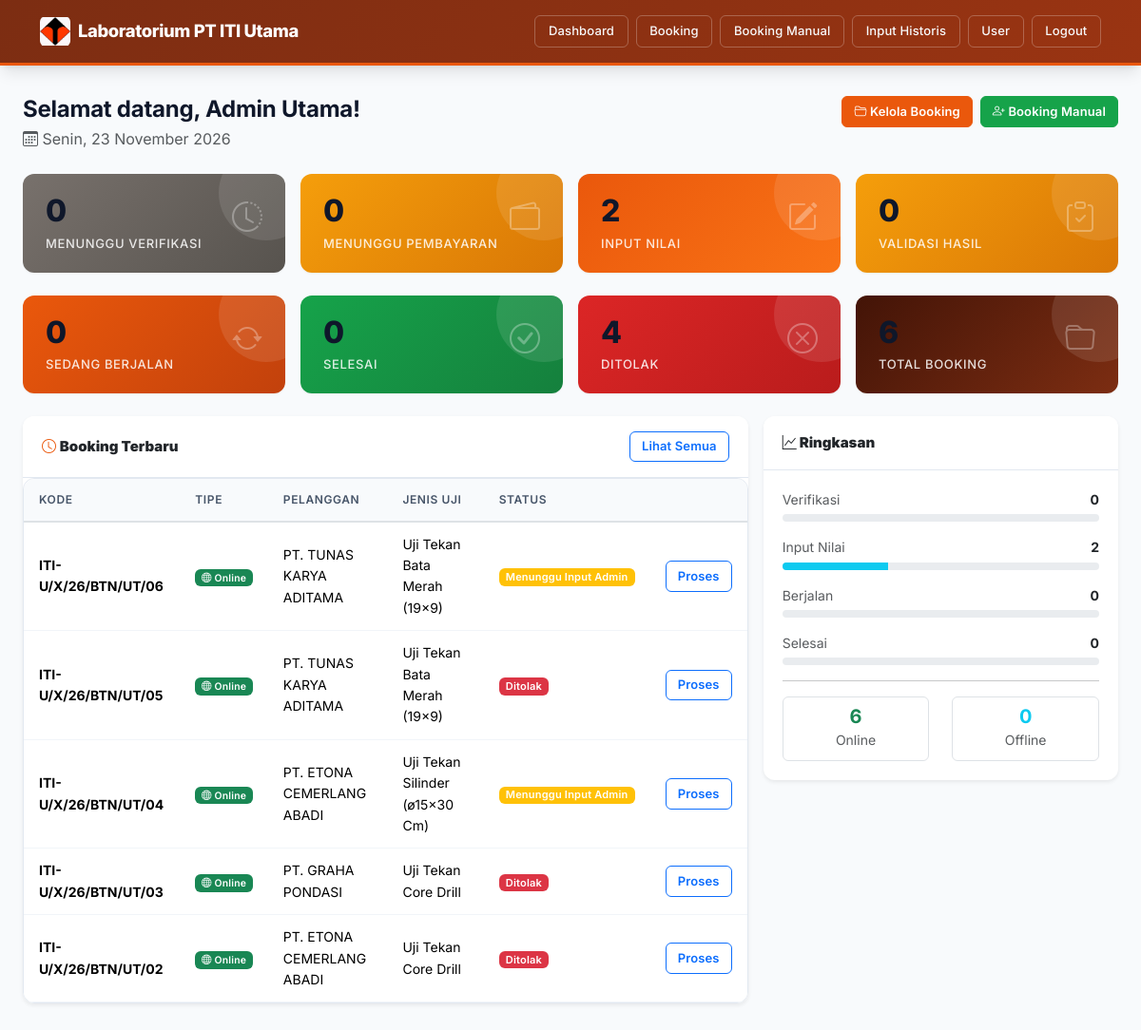
/admin/dashboard.php (signed in), run on the app's committed database.
### tables this page shows
CREATE TABLE `users` (
  `id` bigint(20) UNSIGNED NOT NULL,
  `role` enum('pelanggan','admin','teknisi','owner') NOT NULL DEFAULT 'pelanggan',
  `nama_lengkap` varchar(150) NOT NULL,
  `nama_perusahaan` varchar(150) DEFAULT NULL COMMENT 'Diisi jika role = pelanggan (perusahaan/kontraktor)',
  `email` varchar(150) NOT NULL,
  `no_telepon` varchar(20) DEFAULT NULL,
  `alamat` text DEFAULT NULL,
  `password` varchar(255) NOT NULL,
  `foto_profil` varchar(255) DEFAULT NULL,
  `status_aktif` tinyint(1) NOT NULL DEFAULT 1,
  `email_verified_at` timestamp NULL DEFAULT NULL,
  `remember_token` varchar(100) DEFAULT NULL,
  `created_at` timestamp NULL DEFAULT current_timestamp(),
  `updated_at` timestamp NULL DEFAULT current_timestamp() ON UPDATE current_timestamp()
);

CREATE TABLE `bookings` (
  `id` bigint(20) UNSIGNED NOT NULL,
  `kode_booking` varchar(30) NOT NULL COMMENT 'Contoh: BK-20260716-0001',
  `user_id` bigint(20) UNSIGNED NOT NULL COMMENT 'Pelanggan yang melakukan booking',
  `jenis_pengujian_id` bigint(20) UNSIGNED NOT NULL,
  `penanggung_jawab` varchar(150) NOT NULL,
  `jumlah_sampel` int(10) UNSIGNED NOT NULL DEFAULT 1,
  `tanggal_pengujian_diminta` date NOT NULL,
  `dokumen_persyaratan` varchar(255) DEFAULT NULL COMMENT 'Path file dokumen yang diunggah',
  `estimasi_biaya` decimal(12,2) NOT NULL DEFAULT 0.00,
  `catatan_pelanggan` text DEFAULT NULL,
  `objek_pengujian` varchar(255) DEFAULT NULL,
  `proyek` varchar(255) DEFAULT NULL,
  `lokasi` varchar(255) DEFAULT NULL,
  `supplier` varchar(255) DEFAULT NULL,
  `tipe_booking` enum('online','offline') NOT NULL DEFAULT 'online',
  `bukti_transfer` varchar(255) DEFAULT NULL COMMENT 'Path file bukti transfer pembayaran',
  `status_booking` enum('menunggu_verifikasi','menunggu_pembayaran','pembayaran_diverifikasi','booking_diterima','jadwal_ditentukan','sampel_diterima','menunggu_diuji','sedang_diuji','menunggu_input_admin','validasi_hasil','selesai','ditolak') NOT NULL DEFAULT 'menunggu_verifikasi',
  `alasan_ditolak` text DEFAULT NULL,
  `diverifikasi_oleh` bigint(20) UNSIGNED DEFAULT NULL COMMENT 'Admin yang memverifikasi',
  `diverifikasi_pada` timestamp NULL DEFAULT NULL,
  `diverifikasi_pembayaran_oleh` bigint(20) UNSIGNED DEFAULT NULL,
  `tanggal_pembayaran` timestamp NULL DEFAULT NULL,
  `created_at` timestamp NULL DEFAULT current_timestamp(),
  `updated_at` timestamp NULL DEFAULT current_timestamp() ON UPDATE current_timestamp(),
  `mutu_beton` varchar(20) DEFAULT NULL,
  `sample_berat` decimal(10,2) DEFAULT NULL,
  `sample_diameter` decimal(10,2) DEFAULT NULL,
  `sample_tinggi` decimal(10,2) DEFAULT NULL,
  `sample_bentang_l` decimal(10,2) DEFAULT NULL,
  `sample_dimensi_b` decimal(10,2) DEFAULT NULL,
  `sample_dimensi_h` decimal(10,2) DEFAULT NULL,
  `sample_jenis_baja` varchar(20) DEFAULT NULL,
  `sample_panjang` decimal(10,2) DEFAULT NULL,
  `tambahan_cetak` tinyint(1) NOT NULL DEFAULT 0 COMMENT 'Pemotongan, Setting & Cetak Benda Uji (+250.000)',
  `tambahan_setting` tinyint(1) NOT NULL DEFAULT 0
);

CREATE TABLE `jenis_pengujian` (
  `id` bigint(20) UNSIGNED NOT NULL,
  `kategori` enum('beton','tanah','besi') NOT NULL,
  `nama_pengujian` varchar(150) NOT NULL,
  `deskripsi` text DEFAULT NULL,
  `satuan_sampel` varchar(50) DEFAULT NULL COMMENT 'Contoh: buah, titik, batang',
  `estimasi_durasi_hari` int(10) UNSIGNED DEFAULT NULL COMMENT 'Estimasi lama pengujian dalam hari',
  `harga` decimal(12,2) NOT NULL DEFAULT 0.00,
  `status_aktif` tinyint(1) NOT NULL DEFAULT 1,
  `created_at` timestamp NULL DEFAULT current_timestamp(),
  `updated_at` timestamp NULL DEFAULT current_timestamp() ON UPDATE current_timestamp()
);

### admin/dashboard.php (the view, shortened to what the rows shown need)
<?php
require '../config/database.php';
require '../config/auth.php';
$user = currentUser($pdo);
$hari = ['Minggu','Senin','Selasa','Rabu','Kamis','Jumat','Sabtu'];
$bulan = ['Januari','Februari','Maret','April','Mei','Juni','Juli','Agustus','September','Oktober','November','Desember'];
$tanggalHari = $hari[date('w')] . ', ' . date('d') . ' ' . $bulan[date('m')-1] . ' ' . date('Y');
$bookingTerbaru = $pdo->query(
    "SELECT b.*, j.nama_pengujian, u.nama_lengkap as nama_pelanggan
     FROM bookings b
     JOIN jenis_pengujian j ON b.jenis_pengujian_id = j.id
     JOIN users u ON b.user_id = u.id
     ORDER BY b.created_at DESC LIMIT 5"
)->fetchAll();
require '../config/labels.php';
?>
<!DOCTYPE html>
<html lang="id">
<head>
    <link href="https://cdn.jsdelivr.net/npm/bootstrap@5.3.3/dist/css/bootstrap.min.css" rel="stylesheet">
    <link href="../assets/css/style.css" rel="stylesheet">
    <link href="https://cdn.jsdelivr.net/npm/bootstrap-icons@1.11.3/font/bootstrap-icons.min.css" rel="stylesheet">
</head>
<body>
    <div class="page-container">
        <div class="d-flex justify-content-between align-items-start flex-wrap gap-2 mb-4">
            <div>
                <h4 class="mb-1">Selamat datang, <?= htmlspecialchars($user['nama_lengkap']) ?>!</h4>
                <p class="text-muted mb-0"><i class="bi bi-calendar3"></i> <?= $tanggalHari ?></p>
            </div>
        </div>
        <div class="row g-3">
            <div class="col-lg-8">
                <div class="card border-0 shadow-sm">
                    <div class="card-body p-0">
                        <div class="table-responsive">
                            <table class="table table-hover mb-0">
                                <thead><tr><th>Kode</th><th>Tipe</th><th>Pelanggan</th><th>Jenis Uji</th><th>Status</th><th></th></tr></thead>
                                <tbody>
                                    <?php foreach ($bookingTerbaru as $b): [$label, $warna] = labelStatus($b['status_booking']); ?>
                                    <tr>
                                        <td><strong><?= htmlspecialchars($b['kode_booking']) ?></strong></td>
                                        <td>
                                            <?php if (($b['tipe_booking'] ?? 'online') === 'online'): ?>
                                                <span class="badge bg-success" style="font-size: 0.65rem;"><i class="bi bi-globe"></i> Online</span>
                                            <?php else: ?>
                                                <span class="badge bg-info" style="font-size: 0.65rem;"><i class="bi bi-building"></i> Offline</span>
                                            <?php endif; ?>
                                        </td>
                                        <td><?= htmlspecialchars($b['nama_pelanggan']) ?></td>
                                        <td><?= htmlspecialchars($b['nama_pengujian']) ?></td>
                                        <td><span class="badge bg-<?= $warna ?>"><?= $label ?></span></td>
                                        <td><a href="kelola_booking.php" class="btn btn-sm btn-outline-primary">Proses</a></td>
                                    </tr>
                                    <?php endforeach; ?>
                                </tbody>
                            </table>
                        </div>
                    </div>
                </div>
            </div>
        </div>
    </div>
</body>
</html>

### data on the page
users: nama_lengkap "Admin Utama"
bookings: kode_booking "ITI-U/X/26/BTN/UT/06", tipe_booking "online" (drawn), user.nama_lengkap "PT. TUNAS KARYA ADITAMA", jenis_pengujian.nama_pengujian "Uji Tekan Bata Merah (19x9)", label "Menunggu Input Admin"
bookings: kode_booking "ITI-U/X/26/BTN/UT/05", tipe_booking "online" (drawn), user.nama_lengkap "PT. TUNAS KARYA ADITAMA", jenis_pengujian.nama_pengujian "Uji Tekan Bata Merah (19x9)", label "Ditolak"
bookings: kode_booking "ITI-U/X/26/BTN/UT/04", tipe_booking "online" (drawn), user.nama_lengkap "PT. ETONA CEMERLANG ABADI", jenis_pengujian.nama_pengujian "Uji Tekan Silinder (ø15x30 Cm)", label "Menunggu Input Admin"
bookings: kode_booking "ITI-U/X/26/BTN/UT/03", tipe_booking "online" (drawn), user.nama_lengkap "PT. GRAHA PONDASI", jenis_pengujian.nama_pengujian "Uji Tekan Core Drill", label "Ditolak"
bookings: kode_booking "ITI-U/X/26/BTN/UT/02", tipe_booking "online" (drawn), user.nama_lengkap "PT. ETONA CEMERLANG ABADI", jenis_pengujian.nama_pengujian "Uji Tekan Core Drill", label "Ditolak"

### other printed values
$totalMenunggu "0"
$totalBayar "0"
$totalInputAdmin "2"
$totalValidasiHasil "0"
$totalBerjalan "0"
$totalSelesai "0"
$totalDitolak "4"
$totalBooking "6"
$totalOnline "6"
$totalOffline "0"
